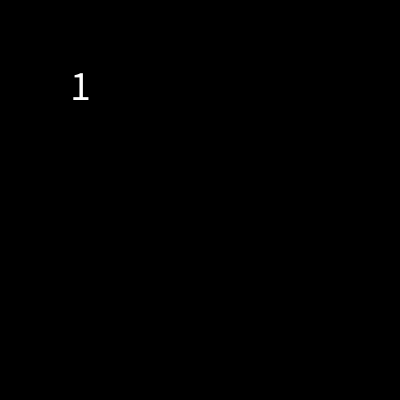
Frame 1 (no input)
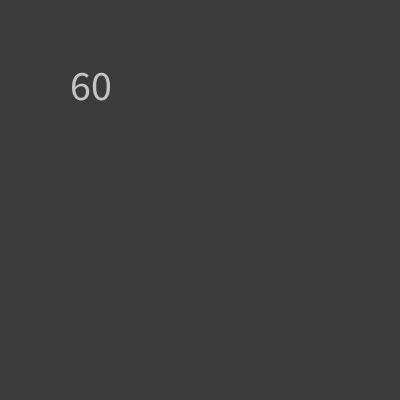
Frame 60 (the mouse pressed at the canvas centre just before this capture)
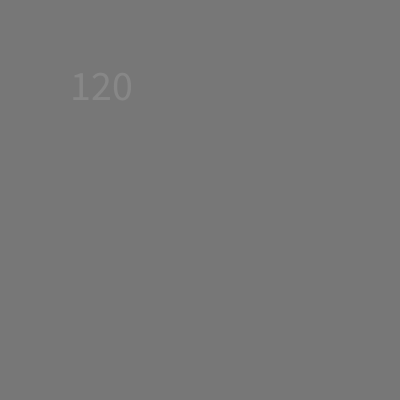
Frame 120 (the mouse held since frame 60 and released just before this capture)

The Processing sketch that drew these frames (run headless with seeded random() and noise(); from frame 60 on, the mouse is pressed at the canvas centre):

// Processing sketch: ej07a_limites_boolean
// ── ej07a_limites_boolean.pde

//repaso y consultas del tp1: limites y booleans

int inc;
boolean dibujarNumEnPantalla;

void setup() {
  size(400, 400 );
  frameRate( 15 );
  textSize( 42 );

  inc = 0;
  dibujarNumEnPantalla = true;
}

void draw() {
  background( inc );

  //calculo
  if ( inc < 255 ) {  //pregunta del cuando
    inc++;
  }

  if ( inc == 255 ) {  //"cuando llege a ese numero"
    dibujarNumEnPantalla = false;
  }

  //dibujo
  if ( dibujarNumEnPantalla ) {  //boleana que afecta al dibujado del texto
    fill( 255 - inc );  //color opuesto
    text( inc, 70, 100 );
  }
}

void keyPressed() {
  //opcion a: con dos teclas
  if ( key == 'a' )
    dibujarNumEnPantalla = false;
  if ( key == 's' )
    dibujarNumEnPantalla = true;

  //opcion b: misma tecla con else
  if ( key == ' ' ) {
    //
    if ( dibujarNumEnPantalla == true ) {
      dibujarNumEnPantalla = false;
    } else {
      dibujarNumEnPantalla = true;
    }
    //
  }

  //opcion c: misma tecla con operador negativo
  if( key == '1' )
    dibujarNumEnPantalla = !dibujarNumEnPantalla;
}
